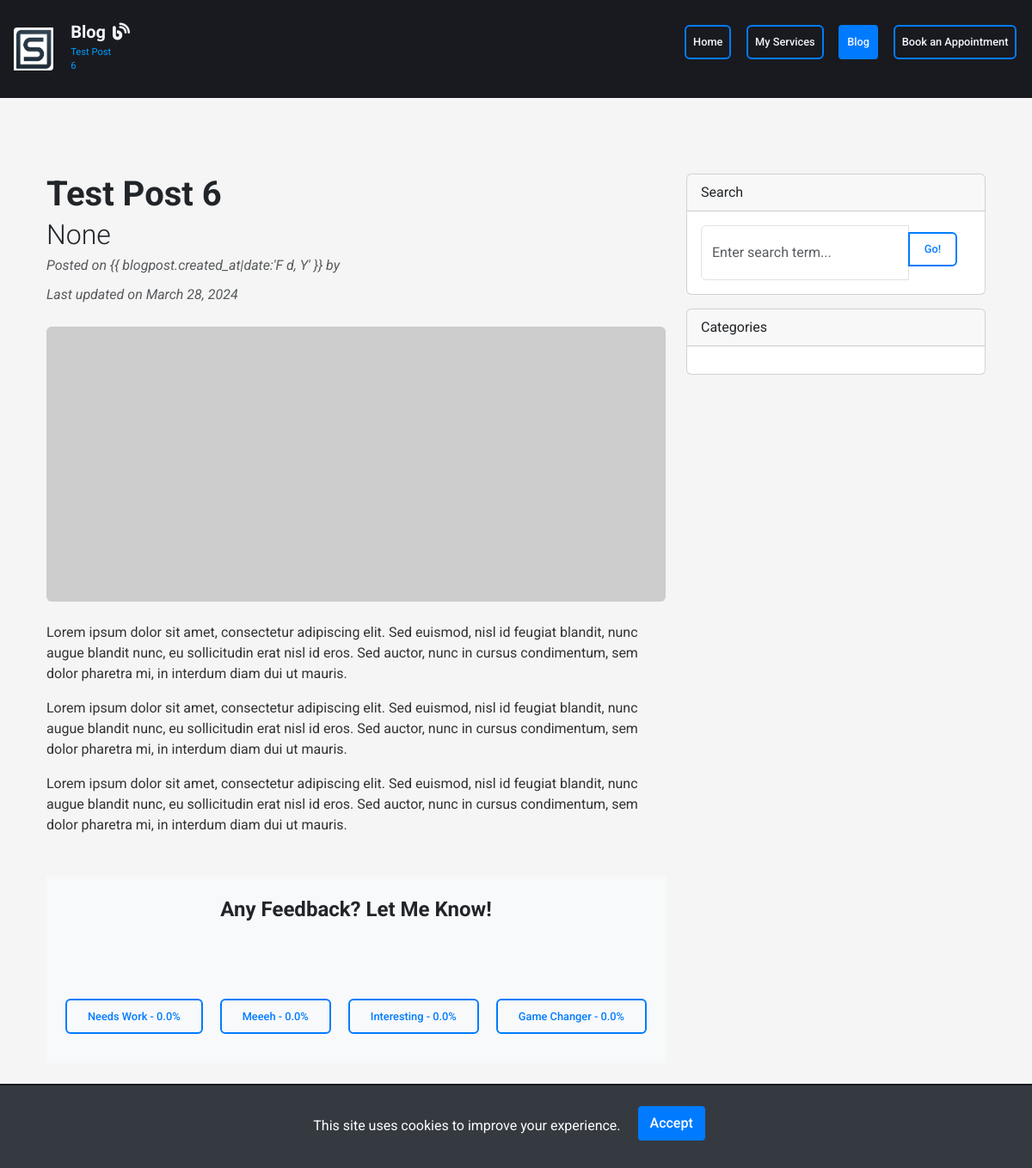
/blog/post/6/, run on an earlier commit of the app's database.
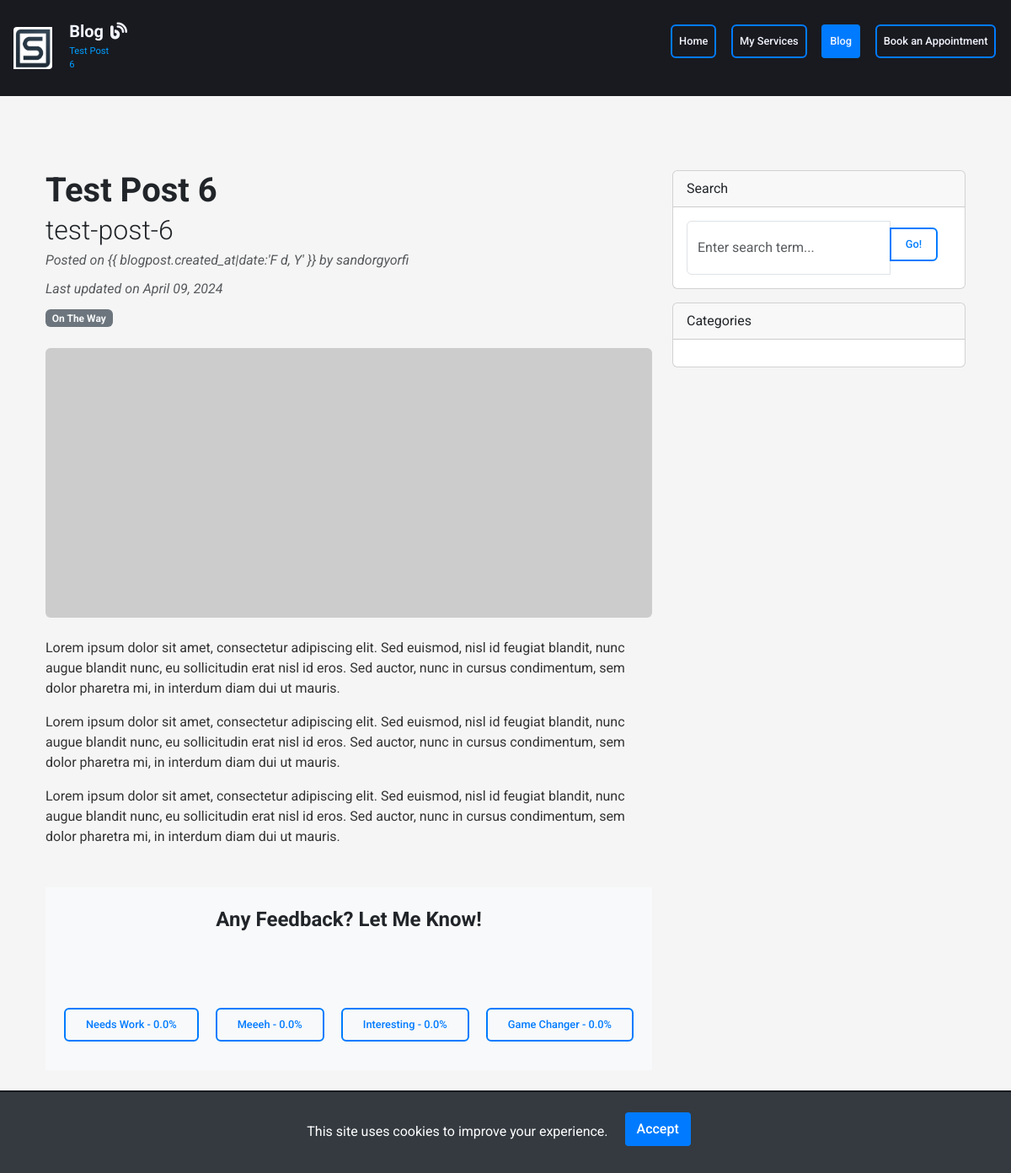
And on a later commit of the database.
### blog/models.py (models this page shows, shortened)
class BlogPost(models.Model):
    title = models.CharField(max_length=200)
    slug = models.SlugField(max_length=250, unique_for_date='created_at', null=True, blank=True)
    content = models.TextField()
    created_at = models.DateTimeField(auto_now_add=True)
    updated_at = models.DateTimeField(auto_now=True)
    image = models.ImageField(upload_to='blog_images/', blank=True, null=True)
    author = models.ForeignKey(User, on_delete=models.CASCADE, null=True)
    categories = models.ManyToManyField(Category, related_name='blog_posts')
    needs_work_votes = models.PositiveIntegerField(default=0)
    meh_votes = models.PositiveIntegerField(default=0)
    interesting_votes = models.PositiveIntegerField(default=0)
    game_changer_votes = models.PositiveIntegerField(default=0)

class Category(models.Model):
    name = models.CharField(max_length=100)

### blog/views.py (the view)
# urls.py: path('post/<int:pk>/', BlogPostDetailView.as_view(), name='blog_detail'),
class BlogPostDetailView(DetailView):
    model = BlogPost
    template_name = 'blog/blogpost_detail.html'
    def get_context_data(self, **kwargs):
        context = super().get_context_data(**kwargs)
        blogpost = context.get('blogpost')
        friendly_names = {
            'needs_work': 'Needs Work',
            'meh': 'Meeeh',
            'interesting': 'Interesting',
            'game_changer': 'Game Changer'
        }
        context['choices'] = friendly_names
        context['vote_form'] = BlogPostVoteForm()
        total_votes = sum(getattr(blogpost, f"{choice}_votes") for choice in friendly_names)
        context['vote_percentages'] = {
            choice: (getattr(blogpost, f"{choice}_votes") / total_votes * 100 if total_votes > 0 else 0)
            for choice in friendly_names
        }
        return context

### blog/forms.py
class BlogPostVoteForm(forms.Form):
    VOTE_CHOICES = (
        ('needs_work', 'Needs Work'),
        ('meh', 'Meh'),
        ('interesting', 'Interesting'),
        ('game_changer', 'Game Changer'),
    )
    vote = forms.ChoiceField(choices=VOTE_CHOICES, widget=forms.RadioSelect)

### blog/templatetags/blog_extras.py (called while the page is built)
@register.filter
def get_item(dictionary, key):
    return dictionary.get(key)

### blog/templates/blog/blogpost_detail.html (shortened to what this page needs)
{% extends "base.html" %}
{% load blog_extras %}
{% block content %}
<div class="container mt-5">
  <div class="row">
    <div class="col-lg-8">
      <article>
        <header class="mb-4">
          <h1 class="fw-bolder mb-1">{{ blogpost.title }}</h1>
          <h2 class="fw-light mb-1">{{ blogpost.slug }}</h2>
          <div class="text-muted fst-italic mb-2">Posted on <time datetime="{{ blogpost.created_at|date:'Y-m-d' }}">{{
              blogpost.created_at|date:'F d, Y' }}</time> by {{ blogpost.author.username }}</div>
          <div class="text-muted fst-italic mb-2">Last updated on <time
              datetime="{{ blogpost.updated_at|date:'Y-m-d' }}">{{ blogpost.updated_at|date:'F d, Y' }}</time></div>
          <div>
            {% for category in blogpost.categories.all %}
            <a class="badge bg-secondary text-decoration-none link-light" href="#"
              aria-label="Category: {{ category.name }}">{{ category.name }}</a>
            {% endfor %}
          </div>
        </header>
        <figure class="mb-4">
          {% if blogpost.image %}
          <img class="img-fluid rounded" src="{{ blogpost.image.url }}" alt="{{ blogpost.title }}" />
          {% else %}
          <img class="img-fluid rounded" src="https://dummyimage.com/900x400/ced4da/6c757d.jpg"
            alt="default image for {{ blogpost.title }}" />
          {% endif %}
        </figure>
        <section class="mb-5">
          {{ blogpost.content|linebreaks }}
        </section>
      </article>
      <section class="poll-voting-section bg-light py-4 my-4">
        <div class="container">
          <h4 class="text-center mb-4">Any Feedback? Let Me Know!</h4>
          <div class="vote-container">
            {% for key, display_name in choices.items %}
            <button type="button" class="btn btn-outline-primary mt-2 align-self-start vote-button"
              data-vote-type="{{ key }}" data-post-id="{{ blogpost.pk }}">
              {{ display_name }} - <span id="vote_{{ key }}_percent">
                {{ vote_percentages|get_item:key|floatformat:"1" }}%
              </span>
            </button>
            {% endfor %}
          </div>
        </div>
      </section>
    </div>
    <div class="col-lg-4">
      <div class="card mb-3">
        <div class="card-header">Search</div>
        <div class="card-body">
          <div class="input-group">
            <input class="form-control" type="text" placeholder="Enter search term..." aria-label="Enter search term..."
              aria-describedby="button-search" />
            <button class="btn btn-outline-primary mt-2 align-self-start" id="button-search" type="button">Go!</button>
          </div>
        </div>
      </div>
      <div class="card mb-4">
        <div class="card-header">Categories</div>
        <div class="card-body">
        </div>
      </div>
    </div>
  </div>
  {% endblock %}

### templates/base.html (shortened to what this page needs)
<!DOCTYPE html>
{% load static %}
<html lang="en">
    <head>
        <link href="https://cdnjs.cloudflare.com/ajax/libs/font-awesome/6.1.1/css/all.min.css" rel="stylesheet">
        <link rel="stylesheet" href="{% static 'css/bootstrap/bootstrap.css' %}">
        <link rel="stylesheet" href="{% static 'css/base.css' %}">
        <link rel="stylesheet" href="{% static 'css/components.css' %}">
        <link rel="stylesheet" href="{% static 'css/navigation.css' %}">
        <link rel="stylesheet" href="{% static 'css/layout.css' %}">
    </head>
<body>
    <div id="cookieConsentBanner">
        This site uses cookies to improve your experience.
        <button class="btn btn-outline-primary mt-2 align-self-start" id="acceptCookies">Accept</button>
    </div>
    <div class="d-flex flex-column min-vh-100">
        <header>
            <nav class="navbar navbar-expand-lg navbar-dark bg-dark">
                <div class="container-fluid justify-content-between">
                    <a class="navbar-brand" href="#">
                        <img src="{% static 'img/sandorgyorfi_logo.jpg' %}" alt="Sándor Győrfi Logo" width="30"
                            height="24" class="d-inline-block align-text-top">
                        <div class="title-container">
                            <div class="navbar-title" id="navbar-title"></div>
                            <div class="navbar-subtitle" id="navbar-subtitle"></div>
                        </div>
                    </a>
                    <div class="collapse navbar-collapse" id="navbarNavAltMarkup">
                        <div class="navbar-nav ms-auto">
                            <a class="nav-link btn btn-outline-primary mt-auto align-self-start" href="{% url 'home' %}" data-section="home">Home</a>
                            <a class="nav-link btn btn-outline-primary mt-auto align-self-start" href="{% url 'services' %}" data-section="services">My Services</a>
                            <a class="nav-link btn btn-outline-primary mt-auto align-self-start" href="{% url 'blog:blogpost_list' %}" data-section="blog">Blog</a>
                            <a class="nav-link btn btn-outline-primary mt-auto align-self-start" href="#" data-section="appointments">Book an Appointment</a>
                        </div>
                    </div>
                </div>
            </nav>
        </header>
        <main class="container mt-4 flex-grow-1">
            {% block content %}
            {% endblock %}
        </main>
        <footer class="footer mt-auto py-1 bg-dark text-white">
            <div class="container">
                <div class="row align-items-center">
                    <div class="col-12 col-md-6 text-center text-md-left mb-3 mb-md-0">
                        <a href="{% url 'home' %}" class="footer-logo-link">
                        </a>
                        <span class="footer-text">&copy; {% now "Y" %} Sandor Gyorfi | All rights reserved.</span>
                    </div>
                    <nav class="social-icons col-12 col-md-6 text-center text-md-right" aria-labelledby="social-media">
                        <a href="https://www.linkedin.com" target="_blank" rel="noopener" class="text-white mx-2" aria-label="LinkedIn">
                        </a>
                        <a href="https://github.com" target="_blank" rel="noopener" class="text-white mx-2" aria-label="GitHub">
                        </a>
                        <a href="https://www.tiktok.com" target="_blank" rel="noopener" class="text-white mx-2" aria-label="TikTok">
                        </a>
                        <a href="https://x.com" target="_blank" rel="noopener" class="text-white mx-2" aria-label="X">
                        </a>
                    </nav>
                </div>
            </div>
        </footer>
    </div>
</body>
</html>

### static/css/base.css (style rules this page uses)
* { margin: 0; padding: 0; box-sizing: border-box; }
body { font-family: 'Roboto', Arial, sans-serif; font-size: 1rem; line-height: 1.6; color: #333; background-color: #f5f5f5; }
h1, h2, h3, h4, h5, h6 { margin-top: 0; margin-bottom: 0.5em; color: #212529; font-weight: 700; }
h1 { font-size: 2.5rem; }
h2 { font-size: 2rem; }
h4 { font-size: 1.5rem; }
p { margin-bottom: 1rem; font-size: 1rem; line-height: 1.5; color: #333; }
a { color: #007bff; text-decoration: none; transition: color 0.3s ease; }
.text-center { text-align: center; }
.mb-1 { margin-bottom: 0.25rem; }
.mt-2 { margin-top: 0.5rem; }
.mb-2 { margin-bottom: 0.5rem; }
.mb-3 { margin-bottom: 1rem; }
.mt-4 { margin-top: 1.5rem; }
.mb-4 { margin-bottom: 1.5rem; }
.mt-5 { margin-top: 3rem; }
.mb-5 { margin-bottom: 3rem; }

### static/css/components.css (style rules this page uses)
.btn { background-color: #343a40; color: #ffffff; border: 2px solid transparent; padding: 0.55rem 1.05rem; font-size: 0.8rem; border-radius: 0.375rem; transition: all 0.3s ease; cursor: pointer; font-weight: 500; margin: 1rem; }
.btn-outline-primary { color: #007bff; background-color: transparent; border-color: #007bff; }
.vote-container { display: flex; flex-wrap: wrap; justify-content: center; }
.vote-button { flex: 0 1 100%; margin: 10px; max-width: 250px; }
@media (min-width: 768px) { .vote-button { flex: 1 1 auto; } }

### static/css/navigation.css (style rules this page uses)
.navbar { background-color: #191a1f !important; padding: 1rem 0rem; margin-bottom: 1rem; }
.navbar-brand { color: #f2f5ff !important; font-weight: 700; transition: color 0.3s ease; }
.navbar-nav .nav-link { color: #f2f5ff !important; margin-right: 0.1rem; transition: color 0.3s ease; }
.navbar-nav .nav-active, .navbar-nav .nav-link.active { color: #f2f5ff !important; background-color: #007bff !important; border-radius: 0.25rem; }
.navbar-brand img { height: 50px; width: auto; margin-right: 10px; vertical-align: middle; border-top-left-radius: 4px; border-top-right-radius: 0; border-bottom-right-radius: 4px; border-bottom-left-radius: 0rem; }
.navbar-brand { display: flex; align-items: center; white-space: nowrap; color: #f2f5ff !important; }
.title-container { display: flex; flex-direction: column; margin-left: 10px; }
.navbar-title { font-size: 20px; font-weight: 700; display: flex; align-items: center; white-space: nowrap; transition: all 0.3s ease; }
.navbar-subtitle { color: #009dff !important; white-space: normal; max-width: 70%; font-size: 0.7rem; font-weight: lighter; line-height: 1.4; transition: opacity 1.5s ease-in-out; height: auto; overflow: hidden; display: -webkit-box; -webkit-box-orient: vertical; min-height: 40px; display: flex; }
.navbar .container-fluid { padding-right: 1rem; padding-left: 1rem; }
.navbar-nav .nav-link { color: #f2f5ff !important; padding: 0.5rem 1rem; font-weight: 500; transition: color 0.3s ease-in-out, background-color 0.3s ease-in-out; }

### static/css/layout.css (style rules this page uses)
.footer { background-color: #191a1f !important; color: #f2f5ff !important; text-align: center; padding: 2rem 0; }
.footer-text { margin: 5px 15px; margin-top: 1rem; font-size: 0.675rem; }
.social-icons a { color: #f2f5ff !important; margin: 0 15px; transition: color 0.3s ease-in-out; }

### templates/base.html (style rules this page uses)
#cookieConsentBanner { position: fixed; bottom: 0; left: 0; width: 100%; background-color: #343a40; color: #ffffff; padding: 1rem; text-align: center; display: none; z-index: 1050; }
#acceptCookies { background-color: #007bff; border-color: #007bff; padding: .375rem .75rem; border-radius: .25rem; color: #fff; font-size: 1rem; line-height: 1.5; }

What changed in the data, as far as the page shows it:
changed BlogPost "Test Post 6": slug "None" → "test-post-6"; author.username (not shown) → "sandorgyorfi"; updated_at "March 28, 2024" → "April 09, 2024"
now on this page (row unchanged): Category: name "On The Way"
